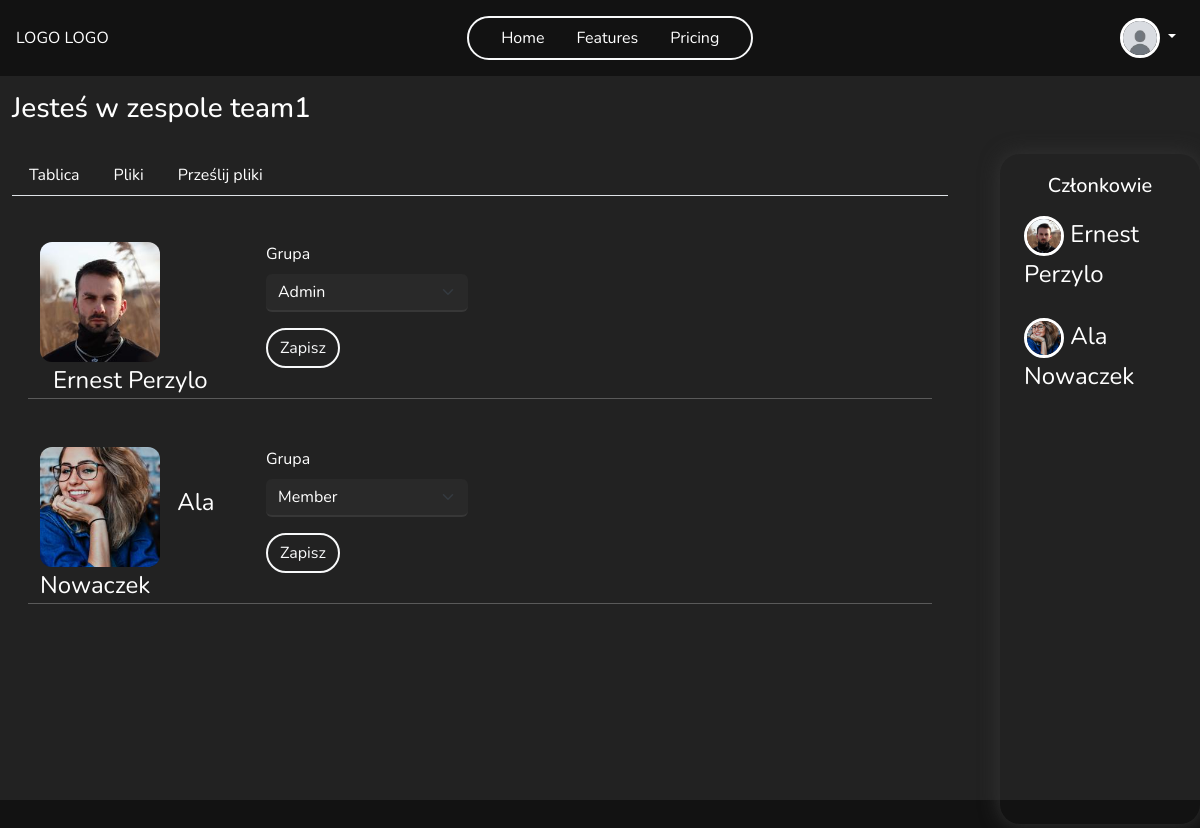
/team/5/permission (signed in), run on the app's committed database.
### main/models.py (models this page shows, shortened)
class Profile(models.Model):
    user = models.OneToOneField(User, on_delete=models.CASCADE)
    image = models.ImageField(default='default.jpg', upload_to=UniqueFileName('profile_pics'))
    bio = models.TextField(max_length=500, blank=True, null=True)
    country = CountryField(default = 'PL')
    age = models.PositiveSmallIntegerField(blank=True, null=True)
    phone_number = models.CharField(max_length=20, blank=True, null=True)
    website = models.CharField(max_length=255, blank=True, null=True)

class Team(models.Model):
    name = models.CharField(max_length=255)
    founder = models.ForeignKey(User, on_delete=models.CASCADE, related_name='team_founder')
    members = models.ManyToManyField(User, through='TeamMembership', related_name='team_member', blank=True)
    key = models.OneToOneField(Key, on_delete=models.SET_NULL, null=True, blank=True, related_name='team_key', unique=True)
    def get_members(self):
        return TeamMembership.objects.filter(team=self)
    class Meta:
        permissions = [
            ("add_new_member", "Can add new team memeber"),
            ("delete_member", "Can delete team memeber"),
            ("manage_perms", "Can manage all permission in team"),
            ("view_logs", "Can see team logs")
        ]

class TeamMembership(models.Model):
    user = models.ForeignKey(User, on_delete=models.CASCADE)
    team = models.ForeignKey(Team, on_delete=models.CASCADE)
    groups = models.ManyToManyField(Group)
    def get_fullname_member(self):
        return f'{self.user.get_full_name()}'

### main/views.py (the view)
# urls.py: path('team/<int:id>/permission', views.team_permission, name='team_permission'),
@login_required
def team_permission(request, id):
    team, members = get_team_and_members(id)
    if request.user.is_authenticated:
        user = request.user
        user_permissions = get_user_perms(user, team)
    users = User.objects.filter(is_superuser=False, teammembership__team=team).distinct()
    if request.method == 'POST':
        forms = [EditUserPermission(team, user, request.POST, prefix=str(user.id)) for user in users]
        for form in forms:
            if form.is_valid():
                user_id = form.prefix
                user = get_object_or_404(User, pk=user_id)
                group = form.cleaned_data.get('groups')
                team_membership = TeamMembership.objects.filter(user=user, team=team).first()
                if team_membership:
                    team_membership.groups.set([group]) if group else team_membership.groups.clear()
                    team_membership.save()
                    TeamActivityLog.objects.create(user = user, action = f'Zmiana uprawnień - {user.get_full_name()}', team=team)
                    messages.success(request, f'Grupa użytkownika {user.get_full_name()} została pomyślnie zmieniona!')
                return redirect('team_permission', id=team.id)
    else:
        forms = [EditUserPermission(team, user, prefix=str(user.id)) for user in users]
    context = {'team':team, 'forms':forms, 'members': members, 'user':user, 'user_permissions':user_permissions}
    return render(request, 'teams/team_permission.html', context=context)

### main/permission_tools.py (called while the page is built)
def get_user_perms(user, team):
    team_membership = TeamMembership.objects.filter(user=user, team=team).first()
    user_permissions = []
    if team_membership:
        group = team_membership.groups.first()
        if group:
            user_permissions += list(group.permissions.values_list('codename', flat=True))
    return user_permissions

### main/views.py (called while the page is built)
def get_team_and_members(id):
    team = get_object_or_404(Team, pk=id)
    members = team.get_members()
    return team, members

### main/templates/teams/team_permission.html (shortened to what this page needs)
{% extends "teams/team_board.html" %}
{% load crispy_forms_tags %}
{% block navbar %}
    {% include 'main/navbar.html' %}
{% endblock navbar %}
{% block team-content %}
    <div class="container-fluid div-perms">
        {% for user_form in forms %}
        <div class="row p-3">
            <div class="col-3">
                <img src="{{ user_form.fields.image.initial }}" class="img-profile-perms">
                <span  class="user-name-perms">{{ user_form.fields.full_name.initial }}</span>
            </div>
            <div class="col-3 mb-4">
                <form method="post">
                    {{ user_form|crispy }}
                    <button type="submit" class="btn btn-outline-light border-2 rounded-pill">Zapisz</button>
                </form>
            </div>
            <hr>
        </div>
        {% endfor %}
    </div>
{% endblock %}

### main/templates/teams/team_board.html (shortened to what this page needs)
{% extends "main/base.html" %}
{% load crispy_forms_tags %}
{% block content %}
<div class="container-fluid team-container ">
  <h3 class="mt-3">Jesteś w zespole {{team.name}}</h3>
    <div class="row ">
        <div class="col-10 team-col">
            <ul class="nav nav-tabs">
                <li class="nav-item">
                  <a class="nav-link" aria-current="page" href="{% url 'team_board' team.id %}">Tablica</a>
                </li>
                <li class="nav-item">
                  <a class="nav-link" href="{% url 'team_files' team.id %}">Pliki</a>
                </li>
                <li class="nav-item">
                  <a class="nav-link" href="{% url 'team_add_file' team.id %}">Prześlij pliki</a>
                </li>
              </ul>
            <div class="team-content">
              {% block team-content %}{% endblock team-content %}
            </div>
        </div>
        <div class="col-2 members-col" >
            <h5 class="text-center ">Członkowie</h5>
          {% for member in members %}
            <div class="row d-flex align-items-center ">
                <div class="member-name d-flex justify-content-between ">
                    <div>
                      <img src="{{ member.user.profile.image.url }}" class="rounded-circle img-profile">
                      {{member.get_fullname_member}}
                    </div>
                </div>
            </div>
          {% endfor %}
        </div>
    </div>
</div>
{% endblock content %}

### main/templates/main/navbar.html (shortened to what this page needs)
<nav class="navbar navbar-expand-lg my-nav text-light justify-content-center position-relative p-3 z-3">
  <div class="d-flex justify-content-between w-100 align-items-center">
    <a class=" nav-link" href="/">LOGO LOGO</a>
    <ul class="navbar-nav mb-2 mb-lg-0 justify-content-center border border-2 border-light rounded-pill px-4 gap-3 ">
      <li class="nav-item">
        <a class="nav-link active" aria-current="page" href="{% url 'home' %}">Home</a>
      </li>
      <li class="nav-item">
        <a class="nav-link" href="#">Features</a>
      </li>
      <li class="nav-item">
        <a class="nav-link" href="#">Pricing</a>
      </li>
    </ul>
    <div class="navbar-nav ">
      {% if user.is_authenticated %}
          <div class="nav-item dropdown ml-auto">
            <a class="nav-link dropdown-toggle" href="#" role="button" data-bs-toggle="dropdown" aria-expanded="true">
              <img src="{{ user.profile.image.url }}" class="rounded-circle img-profile">
            </a>
          </div>
      {% else %}
      <a
        class="nav-link border border-2 border-light rounded-pill d-flex justify-content-center align-items-center gap-3 position-relative login-icon"
        href="{% url 'my-login' %}">Login<i class="fa-solid fa-user border border-2 border-light rounded-circle position-absolute button-icon"></i></a>
      {% endif %}
    </div>
  </div>
</nav>

### static/style/new.css (style rules this page uses)
* { padding: 0; margin: 0; box-sizing: border-box; font-family: 'Nunito', sans-serif; }
.bg { background-color: #121212 !important; color: white; }
.navbar { height: 76px !important; }
.nav-link { color: white !important; }
.img-profile { width: 40px ; height: 40px; object-fit: cover; border: 3px solid white; }

### static/style/profile.css (style rules this page uses)
.btn { cursor: pointer; }
.text-light { color: #babbbc !important; }

### static/style/team.css (style rules this page uses)
.team-container { height: calc(100vh - 76px); background-color: #222222; }
.team-col { border-radius: 20px; width: 80% !important; margin-right: 40px; padding: 20px; }
.members-col { box-shadow: 0 0 20px rgb(52, 52, 52) !important; max-height: 780px !important; border-radius: 20px; padding: 20px; overflow:auto; margin-top: 20px !important; max-height: 670px !important; overflow-y: auto ; }
.members-col .row { margin: 10px 10px 10px 0; }
.member-name { font-size: 24px; width: auto; padding: 8px; position: relative; }
.nav-tabs { margin-bottom: 30px !important; }
form input, form select, form textarea { background-color:#292929 !important; border: none !important; color: white !important; border-bottom: solid 2px #373737!important; }
.div-perms { height: 640px; overflow-y: auto; }
.img-profile-perms { width: 120px ; height: 120px; object-fit: cover; border-radius: 12px; }
.user-name-perms { margin-left: 13px; font-size: 24px; }

### data on the page
Team: name "team1"
TeamMembership: user.profile.image (picture), get_fullname_member "Ernest Perzylo"
TeamMembership: user.profile.image (picture), get_fullname_member "Ala Nowaczek"

### other printed values
{{ user_form.fields.full_name.initial }} "Ernest Perzylo" "Ala Nowaczek"
